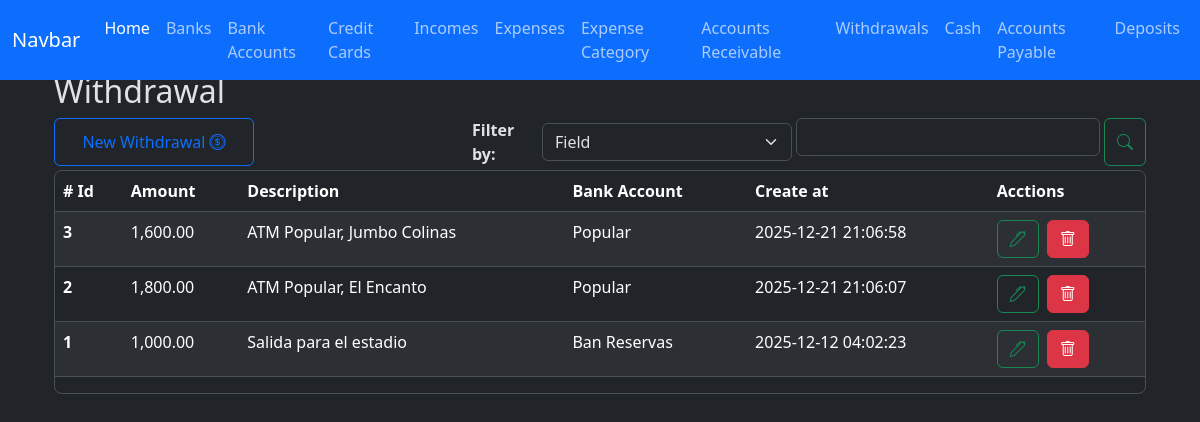
/withdrawals/index, run on an earlier commit of the app's database.
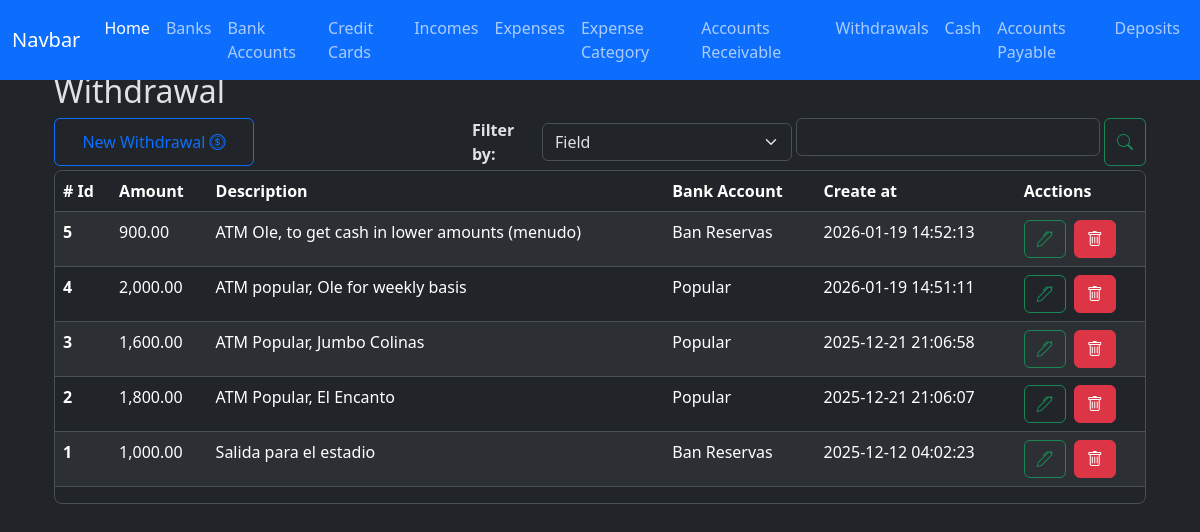
And on a later commit of the database.
### app/models/withdrawal.py (models this page shows, shortened)
class Withdrawal(db.Model):
    __tablename__ = 'withdrawals'
    id = db.Column(db.Integer, primary_key=True)
    amount = db.Column(db.Numeric(10,2), nullable=False, default=0.00)
    description = db.Column(db.String(255))
    code = db.Column(db.String(50), nullable=False)
    bank_account_id = db.Column(db.Integer, db.ForeignKey('bank_accounts.id'))
    created_at = db.Column(db.DateTime(timezone=True), server_default=func.now())
    updated_at = db.Column(db.DateTime(timezone=True), onupdate=func.now())
    bank_account = relationship('BankAccount', back_populates='withdrawals')

### app/models/bank_account.py (models this page shows)
class BankAccount(db.Model):
    __tablename__ = 'bank_accounts'
    id = db.Column(db.Integer, primary_key=True)
    nick_name = db.Column(db.String(120))
    amount_available = db.Column(db.Numeric(10, 2), nullable=False)
    is_active = db.Column(db.Boolean, default=True)
    account_number = db.Column(db.Integer, nullable=True)
    bank_id = db.Column(db.Integer, db.ForeignKey('banks.id'))
    created_at = db.Column(db.DateTime(timezone=True), server_default=func.now())
    updated_at = db.Column(db.DateTime(timezone=True), onupdate=func.now())
    bank = relationship('Bank', back_populates='bank_accounts')
    expenses = relationship('Expense', back_populates='bank_account', order_by='desc(Expense.created_at)')
    incomes = relationship('Income', back_populates='bank_account', order_by='desc(Income.created_at)')
    credit_card_payments = relationship('CreditCardPayment', back_populates='bank_account', order_by='desc(CreditCardPayment.created_at)')
    withdrawals = relationship('Withdrawal', back_populates='bank_account', order_by='desc(Withdrawal.created_at)')
    loans = relationship('Loan', back_populates='bank_account', order_by='desc(Loan.created_at)')
    loan_payments = relationship('LoanPayment', back_populates='bank_account', order_by='desc(LoanPayment.created_at)')
    debts = relationship('Debt', back_populates='bank_account', order_by='desc(Debt.created_at)')
    debt_payments = relationship('DebtPayment', back_populates='bank_account', order_by='desc(DebtPayment.created_at)')
    transaction_ledger = relationship('BankAccountTransactionsLedger', back_populates='bank_account')
    deposits = relationship('Deposit', back_populates='bank_account', order_by='desc(Deposit.created_at)')
    outgoing_transfers = relationship('BankTransfer', foreign_keys='BankTransfer.from_bank_account_id', back_populates='from_bank_account', order_by='desc(BankTransfer.created_at)')
    incoming_transfers = relationship('BankTransfer', foreign_keys='BankTransfer.to_bank_account_id', back_populates='to_bank_account', order_by='desc(BankTransfer.created_at)')

### app/routes/withdrawal_routes.py (the view)
@withdrawal_bp.route('index', methods=['GET'])
def index():
    withdrawals = Withdrawal.query.order_by(Withdrawal.created_at.desc()).all()
    bank_accounts = BankAccount.query.all()
    context = {
        'withdrawals': withdrawals,
        'bank_accounts': bank_accounts,
        'total_amount': total_amount,
        'format_amount': format_amount
    }
    return render_template('withdrawals/index.html', **context)

### app/utils/numeric_casting.py (called while the page is built)
def format_amount(value):
    try:
        return f'{value:,.2f}';
    except Exception as e:
        return None

### app/templates/withdrawals/index.html (shortened to what this page needs)
{% extends 'layout.html' %}
{% block content %}
    <div class=" w-100">
        <h2>Withdrawal</h2>
        <div class="d-flex justify-content-start gap-1 flex-wrap flex-md-nowrap mt-2">
            <button
                type="button"
                id="btn-create-expense-id"
                class="btn btn-outline-primary me-auto me-md-auto w-100 w-md-auto"
                style="max-width: 200px;"
                data-bs-toggle="modal"
                data-bs-target="#create-withdrawal-model"
            >New Withdrawal <i class="bi bi-coin"></i>
            </button>
            <div class="d-flex gap-1 w-100 align-items-center" style="max-width: 320px;">
                <div class="w-md-auto mt-md-0">
                    <label for="" class="fs-6 fw-bold">Filter by: </label>
                </div>
                <div class="w-100 w-md-auto mt-md-0" style="max-width: 250px;">
                    <select class="form-select" id="select-filter-type-id">
                        <option value="field">Field</option>
                    </select>
                </div>
            </div>
            <div class="d-flex gap-1 w-100" style="max-width: 350px;">
                <div class="w-100 w-md-auto mt-md-0">
                    <input type="text" class="form-control" id="filter-input-id">
                </div>
                <button type="button" class="btn btn-outline-success" id="btn-search-id"><i class="bi bi-search"></i></button>
            </div>
        </div>
        <div class="table-responsive overflow-y-auto border rounded-3 mt-1" style="max-height: 457px;">
            <table class="table table-striped  table-hover">
                <thead class="sticky-top">
                    <tr>
                    <th scope="col"># Id</th>
                    <th scope="col">Amount</th>
                    <th scope="col">Description</th>
                    <th scope="col">Bank Account</th>
                    <th scope="col">Create at</th>
                    <th scope="col">Acctions</th>
                    </tr>
                </thead>
                <tbody  id="withdrawals-table-body-id">
                  {% for withdrawal in withdrawals %}
                    <tr>
                        <th scope="row">{{ withdrawal.id }}</th>
                        <td>{{ format_amount(withdrawal.amount) }}</td>
                        <td>{{ withdrawal.description if withdrawal.description else '-'}}</td>
                        <td>{{ withdrawal.bank_account.nick_name }}</td>
                        <td>{{ withdrawal.created_at }}</td>
                        <td>
                            <div class="d-flex gap-2">
                                <button
                                    type="button"
                                    class="btn btn-outline-success"
                                    data-bs-toggle="modal"
                                    data-bs-target="#edit-withdrawal-model"
                                    data-withdrawal-id="{{ withdrawal.id }}"
                                    data-description="{{ withdrawal.description }}"
                                    data-amount="{{ withdrawal.amount }}"
                                    data-bank-account-id="{{ withdrawal.bank_account_id }}"
                                >
                                <i class="bi bi-pen"></i>
                                </button>
                                <a href="{{ url_for('withdrawal.delete', id=withdrawal.id) }}" class="btn btn-danger"><i class="bi bi-trash"></i></a>
                            </div>
                        </td>
                    </tr>
                  {% endfor %}
                </tbody>
            </table>
        </div>
    </div>
<link href="https://cdn.jsdelivr.net/npm/@sweetalert2/theme-dark@5/dark.css" rel="stylesheet">
<link rel="stylesheet" href="https://cdn.jsdelivr.net/npm/flatpickr/dist/flatpickr.min.css">
{% endblock %}

### app/templates/layout.html (shortened to what this page needs)
<!doctype html>
<html lang="en" data-bs-theme="dark">
  <head>
    <link href="https://cdn.jsdelivr.net/npm/bootstrap@5.3.8/dist/css/bootstrap.min.css" rel="stylesheet">
    <link rel="stylesheet" href="{{ url_for('static', filename='style.css') }}">
</head>
  <body>
    <nav class="navbar navbar-expand-lg bg-primary fixed-top mx-2 mx-auto">
        <div class="container-fluid">
            <a class="navbar-brand" href="#">Navbar</a>
            <div class="collapse navbar-collapse" id="navbarNav">
                <ul class="navbar-nav">
                    <li class="nav-item">
                        <a class="nav-link active" aria-current="page" href="{{ url_for('home.index' ) }}">Home</a>
                    </li>
                    <li class="nav-item">
                        <a class="nav-link" href="{{ url_for('bank.index' ) }}">Banks</a>
                    </li>
                    <li class="nav-item">
                        <a class="nav-link" href="{{ url_for('bank_account.index' ) }}">Bank Accounts</a>
                    </li>
                    <li class="nav-item">
                        <a class="nav-link" href="{{ url_for('credit_card.index' ) }}">Credit Cards</a>
                    </li>
                    <li class="nav-item">
                        <a class="nav-link" href="{{ url_for('income.index' ) }}">Incomes</a>
                    </li>
                    <li class="nav-item">
                        <a class="nav-link" href="{{ url_for('expense.index' ) }}">Expenses</a>
                    </li>
                    <li class="nav-item">
                        <a class="nav-link" href="{{ url_for('expense_category.index' ) }}">Expense Category</a>
                    </li>
                    <li class="nav-item">
                        <a class="nav-link" href="{{ url_for('accounts_receivable.index' ) }}">Accounts Receivable</a>
                    </li>
                    <li class="nav-item">
                        <a class="nav-link" href="{{ url_for('withdrawal.index' ) }}">Withdrawals</a>
                    </li>
                    <li class="nav-item">
                        <a class="nav-link" href="{{ url_for('cashledger.index' ) }}">Cash</a>
                    </li>
                    <li class="nav-item">
                        <a class="nav-link" href="{{ url_for('debt.index' ) }}">Accounts Payable</a>
                    </li>
                    <li class="nav-item">
                        <a class="nav-link" href="{{ url_for('deposit.index' ) }}">Deposits</a>
                    </li>
                </ul>
            </div>
        </div>
    </nav>
    <main class="container w-100 mt-5 p-4">
    {% block content %}
    {% endblock %}
    </main>
    <link rel="stylesheet" href="https://cdn.jsdelivr.net/npm/bootstrap-icons@1.13.1/font/bootstrap-icons.min.css">
</body>
</html>

What changed in the data, as far as the page shows it:
added Withdrawal: id "5", amount "900.00", description "ATM Ole, to get cash in lower amounts (menudo)", bank_account.nick_name "Ban Reservas", created_at "2026-01-19 14:52:13"
added Withdrawal: id "4", amount "2,000.00", description "ATM popular, Ole for weekly basis", bank_account.nick_name "Popular", created_at "2026-01-19 14:51:11"
